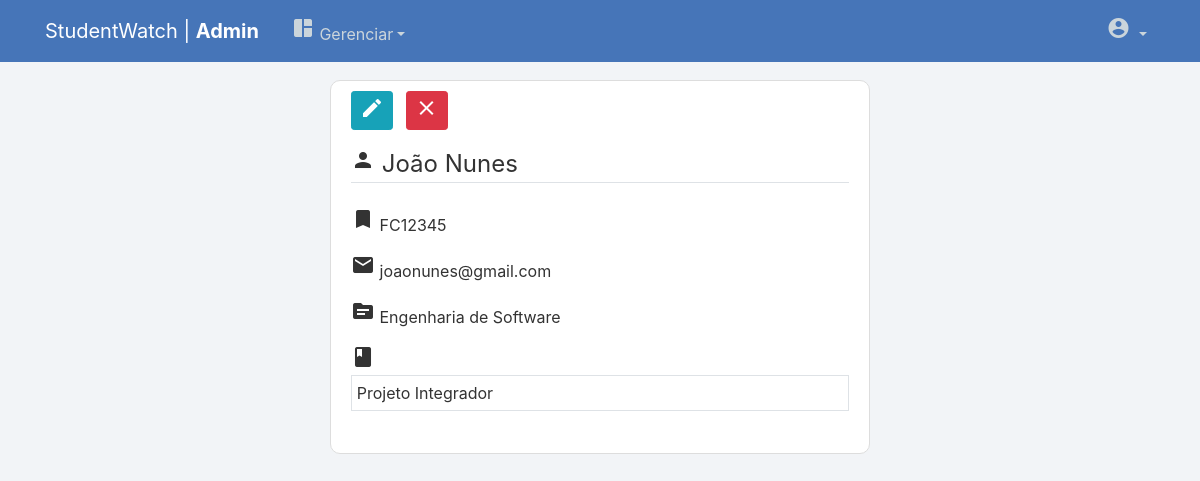
Page /estudante/12/ (signed in) on the earlier database version.
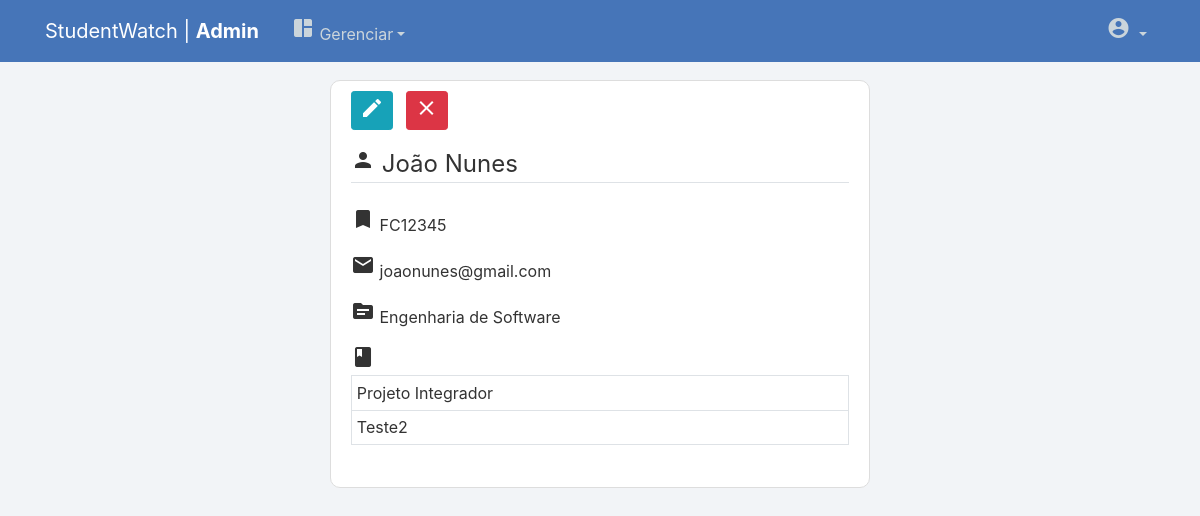
Same page on the later database version.
### manager/models.py (models this page shows, shortened)
class Estudante_disciplina(models.Model):
    estudante = models.ForeignKey(EstudanteProfile, on_delete=models.CASCADE, null=True)
    disciplina = models.ForeignKey(Disciplina, on_delete=models.CASCADE, null=True)
    def __str__(self):
        return str(self.disciplina)

class Disciplina(models.Model):
    nome = models.CharField(max_length=100)
    professor = models.ForeignKey(ProfessorProfile, on_delete=models.SET_NULL, null=True)
    curso = models.ForeignKey(Curso, on_delete=models.CASCADE, null=True)
    def __str__(self):
        return self.nome

### manager/views.py (the view)
# urls.py: path('estudante/<int:pk>/', EstudanteDetailView.as_view(), name='estudante-detail'),
class EstudanteDetailView(PermissionRequiredMixin, LoginRequiredMixin, DetailView):
    permission_required = 'users.view_estudanteprofile'
    template_name = "manager/estudante_detail.html"
    def get(self, request, *args, **kwargs):
        estudante_id = self.kwargs['pk']
        estudante = EstudanteProfile.objects.get(id=estudante_id)
        disciplinas = Estudante_disciplina.objects.filter(estudante = estudante_id)
        context = {
            'object': estudante,
            'disciplinas': disciplinas,
        }
        return render(request, self.template_name, context)

### manager/models.py (called while the page is built)
    def __str__(self):
        return self.nome

### manager/templates/manager/estudante_detail.html
{% extends "page/base.html" %}
{% block content %}
    <div class="content-section">
        <fieldset class="form-group">
            {% if user.is_staff %}
                <a class="btn btn-info btn-sm" href="{% url 'estudante-update' object.id %}"><span class="material-icons">edit</span></a>
                <a class="btn btn-danger btn-sm ml-2" href="{% url 'estudante-delete' object.id %}"><span class="material-icons">clear</span></a>
            {% endif %}
        </fieldset>
        <fieldset class="form-group">
            <legend class="border-bottom mb-4"><span class="material-icons">person</span> {{ object.user.first_name }} {{ object.user.last_name }}</legend>
            <p><span class="material-icons">bookmark</span> {{ object.matricula }}</p>
            <p><span class="material-icons">mail</span> {{ object.user.email }}</p>
            <p><span class="material-icons">source</span> {{ object.curso }}</p>
            <table class="table table-bordered table-sm">
                {% for disciplina in disciplinas %}
                    {% if forloop.first %}
                        <tr>
                            <thead>
                                <span class="material-icons">book</span>
                            </thead>
                            <td>
                                {{ disciplina }}
                            </td>
                        </tr>
                    {% else %}
                        <tr>
                            <td>
                                {{ disciplina }}
                            </td>
                        </tr>
                    {% endif %}
                {% endfor %}
            </table>
    </div>
{% endblock content %}

Differences in the rows shown:
added Estudante_disciplina: disciplina.nome "Teste2"
